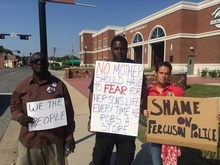
%> input picture 01 - Fast, automatic and fine-grained tampered JPEG image detection via DCT coefficient analysis/1.Ferguson.jpg, 220 x 165 px, shrunk from 692 x 519 before the run
$ octave --eval "demo(imread('1.Ferguson.jpg'));"   (GNU Octave 9; MATLAB toolbox functions it lacks are replaced by stand-ins)
%> lines starting %> are read from the running program, lines starting %| are printed output that depends on the picture
### 01 - Fast, automatic and fine-grained tampered JPEG image detection via DCT coefficient analysis/ExtractYDCT.m
function YDCT = ExtractYDCT( im )
    % Use this function to get the (past?) DCT coefficients when
    % the file is stored in DCT format.

    im=double(im);

    %Y=rgb2ycbcr(imRaw);
    Y=0.299*im(:,:,1)+0.587*im(:,:,2)+0.114*im(:,:,3);
    Y=Y(:,:,1);
    Y=Y(1:floor(end/8)*8,1:floor(end/8)*8);
    Y=Y-128;

    %T = dctmtx(8);
    %dct = @(block_struct) T * block_struct.data * T';
    %YDCT=round(blockproc(Y,[8 8],dct));
    %Use the command below instead of the one above, it's a tiny bit closer to original JPEG DCT
    YDCT=round(bdct(Y,8));
end

### 01 - Fast, automatic and fine-grained tampered JPEG image detection via DCT coefficient analysis/Extract_Features_NonJPEG.m
function [Feature_Vector, OutputMap, coeffArray] = Extract_Features_NonJPEG( im, Display )
%> called with Display = false
%DETECT_CROP Summary of this function goes here
%   Display==true pops up demo image/figures

%currently min-max picked only from Y channel, for all hists. Should I pick
%it separately for each channel? Should I pick the extremes of all three?
%(what about the zero-tails created by that?) Huge variations even within
%the same channel. Maybe a list of per-histogram defined hists?

%How many DCT coeffs in each direction to take into account
MaxCoeffs=15;
coeff = [1 9 2 3 10 17 25 18 11 4 5 12 19 26 33 41 34 27 20 13 6 7 14 21 28 35 42 49 57 50 43 36 29 22 15 8 16 23 30 37 44 51 58 59 52 45 38 31 24 32 39 46 53 60 61 54 47 40 48 55 62 63 56 64];

%chroma channels give worse results, maybe leave them out (or come back to
%study them)
for channel=1%:length(im.coef_arrays)
    coeffArray = ExtractYDCT(im);
    %DeqY  = dequantize(coeffArray, qtable);
    %max(max(DeqY))
    %min(min(DeqY))
    for coeffIndex=1:MaxCoeffs

        coe = coeff(coeffIndex);
        startY = mod(coe,8);
        if startY == 0
            startY = 8;
        end
        startX=ceil(coe/8);
        selectedCoeffs=coeffArray(startX:8:end, startY:8:end);
        coeffList=reshape(selectedCoeffs,1,numel(selectedCoeffs));


        minHistValue=min(coeffList)-1;
        maxHistValue=max(coeffList)+1;

        coeffHist=hist(coeffList,minHistValue:maxHistValue);
        %figure;subplot(1,2,1);
        %bar(coeffHist)
        AllHists{coeffIndex}=coeffHist;
        %Find period by estimating average over leaps and selecting the
        %index of the maximum
        if numel(coeffHist>0)
            [MaxHVal,s_0]=max(coeffHist);
            s_0_Out(coeffIndex)=s_0;
            dims(coeffIndex)=length(coeffHist);
            H=zeros(floor(length(coeffHist)/4),1);
            for coeffInd=1:(length(coeffHist)-1)
                vals=[coeffHist(s_0:coeffInd:end) coeffHist(s_0-coeffInd:-coeffInd:1)];
                H(coeffInd)=mean(vals);
            end
            H_Out{coeffIndex}=H;
            [a,p_h_avg(coeffIndex)]=max(H);
        else
            s_0_Out(coeffIndex)=0;
            dims(coeffIndex)=0;
            H_Out{coeffIndex}=[];
            p_h_avg(coeffIndex)=1;
        end

        %Find period by max peak in the FFT minus DC term
        FFT=abs(fft(coeffHist));
        %subplot(1,2,2);bar(FFT)
        FFT_Out{coeffIndex}=FFT;

        if length(FFT)>0
            DC=FFT(1);

            %Find first local minimum, to remove DC peak
            FreqValley=1;
            while (FreqValley<length(FFT)-1) && (FFT(FreqValley)>= FFT(FreqValley+1))
                FreqValley=FreqValley+1;
            end

            FFT=FFT(FreqValley:floor(length(FFT)/2));
            FFT_smoothed{coeffIndex}=FFT;
            [maxPeak,FFTPeak]=max(FFT);
            FFTPeak=FFTPeak+FreqValley-1-1; %-1 bc FreqValley appears twice, and -1 for the 0-freq DC term
            if length(FFTPeak)==0 | maxPeak<DC/5 | min(FFT)/maxPeak>0.9 %threshold at 1/5 the DC and 90% the remaining lowest to only retain significant peaks
                p_h_fft(coeffIndex)=1;
            else
                p_h_fft(coeffIndex)=round(length(coeffHist)/FFTPeak);
            end
        else
            FFT_Out{coeffIndex}=[];
            FFT_smoothed{coeffIndex}=[];
            p_h_fft(coeffIndex)=1;
        end

        %period is the minimum of the two methods
        %disp([p_h_avg(coeffIndex) p_h_fft(coeffIndex)]);
        %p_final(coeffIndex)=min([p_h_avg(coeffIndex) p_h_fft(coeffIndex)])
        p_final(coeffIndex)=p_h_fft(coeffIndex);

        %calculate per-block probabilities
        if p_final(coeffIndex)~=1
            adjustedCoeffs=selectedCoeffs-minHistValue+1;
            period_start=adjustedCoeffs-(rem(adjustedCoeffs-s_0_Out(coeffIndex),p_final(coeffIndex)));
            for kk=1:size(period_start,1)
                for ll=1:size(period_start,2)
                    if period_start(kk,ll)>=s_0_Out(coeffIndex)
                        period=period_start(kk,ll):period_start(kk,ll)+p_final(coeffIndex)-1;

                        if period_start(kk,ll)+p_final(coeffIndex)-1>length(coeffHist)
                            period(period>length(coeffHist))=period(period>length(coeffHist))-p_final(coeffIndex);
                        end

                        num(kk,ll)=coeffHist(adjustedCoeffs(kk,ll));
                        denom(kk,ll)=sum(coeffHist(period));
                    else
                        period=period_start(kk,ll):-1:period_start(kk,ll)-p_final(coeffIndex)+1;

                        if period_start(kk,ll)-p_final(coeffIndex)+1<= 0
                            period(period<=0)=period(period<=0)+p_final(coeffIndex);
                        end
                        num(kk,ll)=coeffHist(adjustedCoeffs(kk,ll));
                        denom(kk,ll)=sum(coeffHist(period));

                    end
                end
            end
            P_u=num./denom;
            P_t=1./p_final(coeffIndex);
            P_tampered(:,:,coeffIndex)=P_t./(P_u+P_t);
            P_untampered(:,:,coeffIndex)=P_u./(P_u+P_t);

            %image(uint8( P_tampered(:,:,coeffIndex)*255));colormap(gray(255));

        else
            P_tampered(:,:,coeffIndex)=ones(floor(size(im,1)/8),floor(size(im,2)/8))*0.5;
            P_untampered(:,:,coeffIndex)=1-P_tampered(:,:,coeffIndex);
        end
    end
end
%> this loop made 1 pass
%> pass 1, in ExtractYDCT, `Y=0.299*im(:,:,1)+0.587*im(:,:,2)+0.114*im(:,:,3);`:
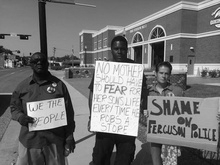
%> Y: size 165x220 double; min 1.23, max 255, mean 115.3
%> pass 1, in ExtractYDCT, `Y=Y(1:floor(end/8)*8,1:floor(end/8)*8);`:
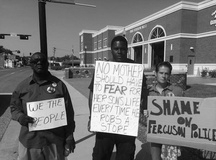
%> Y: size 160x216 double; min 1.23, max 255, mean 116.7

P_tampered_Overall=prod(P_tampered,3)./(prod(P_tampered,3)+prod(P_untampered,3));
P_tampered_Overall(isnan(P_tampered_Overall))=0;

    %OutputMap=uint8(P_tampered_Overall*64);

    OutputMap=P_tampered_Overall;

    if Display
    figure;
    imagesc(OutputMap);
end

s=var(reshape(P_tampered_Overall,numel(P_tampered_Overall),1));
for T=0.01:0.01:0.99
    Class0=P_tampered_Overall<T;
    Class1=~Class0;
    s0=var(P_tampered_Overall(Class0));
    s1=var(P_tampered_Overall(Class1));
    Teval(round(T*100))=s/(s0+s1);
end

[val,Topt]=max(Teval);
Topt=Topt/100-0.01;

Class0=P_tampered_Overall<Topt;
Class1=~Class0;

s0=var(P_tampered_Overall(Class0));
s1=var(P_tampered_Overall(Class1));

%figure;
%image(uint8(Class1*255));colormap(gray(255));

%Lin et al propose a "medium filter" over the BPPM. They probably mean a
%median filter, and do they mean over C1 (/C0)?
Class1_filt=medfilt2(Class1,[3 3]);
Class0_filt=medfilt2(Class0,[3 3]);

%figure;
%image(uint8(Class1_filt*255));colormap(gray(255));

e_i=(Class0_filt(1:end-2,2:end-1)+Class0_filt(2:end-1,1:end-2)+Class0_filt(3:end,2:end-1)+Class0_filt(2:end-1,3:end)).*Class1_filt(2:end-1,2:end-1);

if sum(sum(Class0)) > 0 && sum(sum(Class0)) < numel(Class0)
    K_0=sum(sum(max(e_i-2,0)))/sum(sum(Class0));
else
    %disp('none');
    K_0=1;
    s0=0;
    s1=0;

end

Feature_Vector=[Topt, s, s0+s1, K_0];


### 01 - Fast, automatic and fine-grained tampered JPEG image detection via DCT coefficient analysis/Extract_Features.m
function [Feature_Vector, OutputMap, coeffArray] = Extract_Features( im )
% Mark Zampoglou
% Implementation of  "Fast, automatic and fine-grained tampered JPEG image
% detection via DCT coefficient analysis" by Lin et al

Display=false;

if isstruct(im)
     [Feature_Vector, OutputMap, coeffArray] = Extract_Features_JPEG( im, Display );
else
    [Feature_Vector, OutputMap, coeffArray] = Extract_Features_NonJPEG( im, Display );
end


end

### Fusion/DST_fusion_Framework/Localization_algorithms/JPEG_Forensics/jpeg_read/bdct.m
% BDCT Blocked discrete cosine transform
%
%    B = BDCT(A) computes DCT2 transform of A in 8x8 blocks.  B is
%    the same size as A and contains the cosine transform coefficients for
%    each block.  This transform can be inverted using IBDCT.
%
%    B = BDCT(A,N) computes DCT2 transform of A in blocks of size NxN.

% Phil Sallee 9/03

function b = bdct(a,n)

if (nargin < 2)
  n = 8;
end

% generate the matrix for the full 2D DCT transform (both directions)
dctm = bdctmtx(n);

% reshape image into blocks, multiply, and reshape back
[v,r,c] = im2vec(a,n);
b = vec2im(dctm*v,0,n,r,c);

### NotForEvaluations/JPEG_Toolbox_Piva/bdctmtx.m
% BDCTMTX Blocked discrete cosine transform matrix
%
%    M = BDCTMTX(N) generates a N^2xN^2 DCT2 transform matrix which, when
%    multiplied by NxN image blocks, shaped as N^2x1 vectors, returns the
%    2D DCT transform of each image block vector.

%  Phil Sallee 9/03

function m = bdctmtx(n)

[c,r] = meshgrid(0:n-1);
%> the run ends on the next line
[c0,r0] = meshgrid(c);
[c1,r1] = meshgrid(r);

x = sqrt(2 / n) * cos(pi * (2*c + 1) .* r / (2 * n));
x(1,:) = x(1,:) / sqrt(2);

m = x(r0+c0*n+1) .* x(r1+c1*n+1);

### 01 - Fast, automatic and fine-grained tampered JPEG image detection via DCT coefficient analysis/demo.m
function demo(im)

    [Feature_Vector, OutputMap, coeffArray] = Extract_Features( im );

    imagesc(OutputMap);
